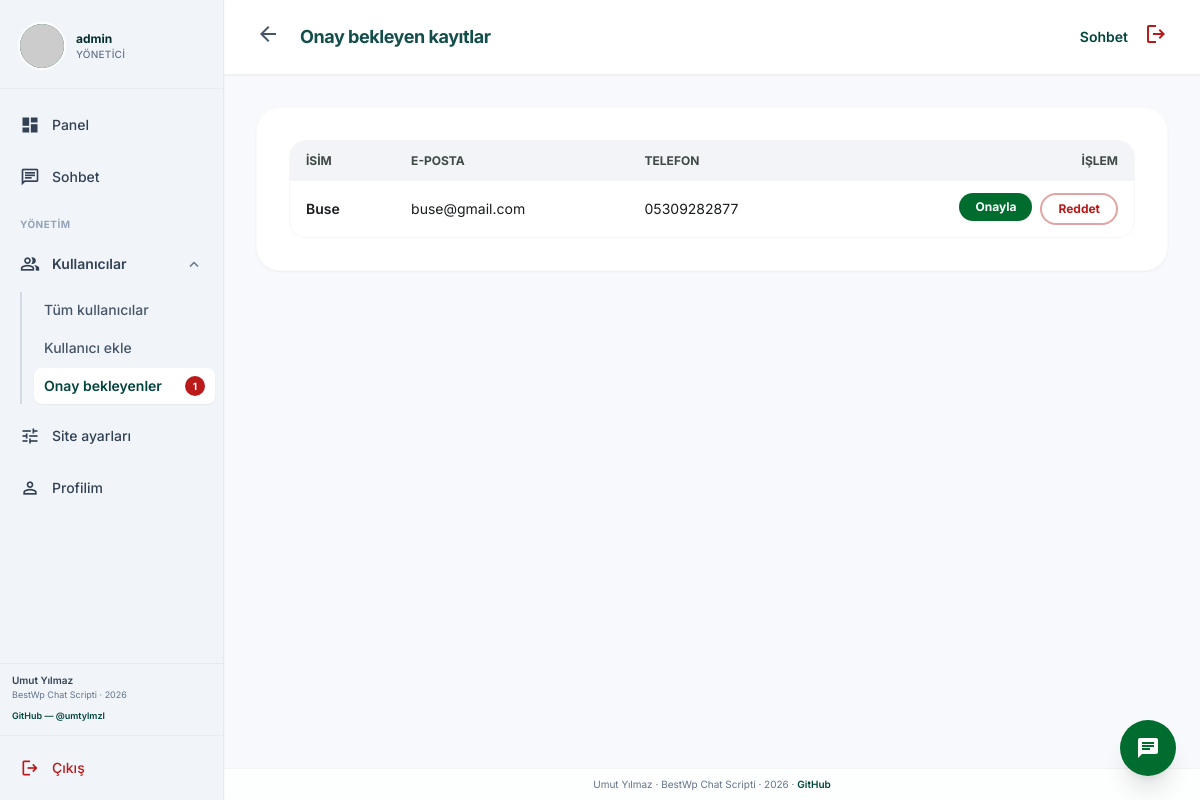
The page /onay-bekleyenler.php (signed in) on the database its author committed.
### tables this page shows
CREATE TABLE `kullanicilar` (
  `kul_id` int(11) NOT NULL,
  `kul_isim` varchar(200) DEFAULT NULL,
  `kul_mail` varchar(200) DEFAULT NULL,
  `kul_sifre` varchar(100) DEFAULT NULL,
  `kul_telefon` varchar(100) DEFAULT NULL,
  `kul_yetki` int(11) NOT NULL DEFAULT 0,
  `kul_onay` tinyint(1) NOT NULL DEFAULT 1 COMMENT '0=beklemede, 1=onaylı',
  `kul_totp_secret` varchar(128) DEFAULT NULL,
  `kul_totp_enabled` tinyint(1) NOT NULL DEFAULT 0,
  `kul_son_giris` datetime DEFAULT NULL
);

### fonksiyonlar.php (called while the page is built, shortened)
<?php
function bestwp_avatar_url($kul_id, $kul_isim)
{
	$seed = rawurlencode((string) $kul_id . '|' . (string) $kul_isim);
	return 'https://api.dicebear.com/7.x/initials/svg?seed=' . $seed . '&chars=2&fontWeight=600&backgroundType=gradientLinear';
}
function bestwp_pending_registrations_count(PDO $db)
{
	try {
		return (int) $db->query('SELECT COUNT(*) FROM kullanicilar WHERE COALESCE(kul_onay,1) = 0')->fetchColumn();
	} catch (Exception $e) {
		return 0;
	}
}
?>

### onay-bekleyenler.php (the view, shortened to what this page needs)
<?php
require_once 'islemler/baglan.php';
require_once 'fonksiyonlar.php';
	?>
	<?php
$admin_nav = 'onay';
$admin_heading = 'Onay bekleyen kayıtlar';
include __DIR__ . '/partials/admin_shell_top.php';
$sorgu = $db->prepare('SELECT * FROM kullanicilar WHERE COALESCE(kul_onay,1) = 0 ORDER BY kul_id DESC');
$sorgu->execute();
$bekleyen_list = $sorgu->fetchAll(PDO::FETCH_ASSOC);
?>
<div class="bg-white rounded-3xl border border-outline-variant/10 shadow-sm p-6 md:p-8">
	<?php if (empty($bekleyen_list)): ?>
	<p class="text-on-surface-variant text-center py-12">Bekleyen kayıt yok.</p>
	<?php else: ?>
	<div class="overflow-x-auto rounded-2xl border border-outline-variant/15">
		<table class="min-w-full text-sm text-left">
			<thead class="bg-surface-container-low text-xs font-bold uppercase text-on-surface-variant">
				<tr>
					<th class="px-4 py-3">İsim</th>
					<th class="px-4 py-3">E-posta</th>
					<th class="px-4 py-3">Telefon</th>
					<th class="px-4 py-3 text-right">İşlem</th>
				</tr>
			</thead>
			<tbody class="divide-y divide-outline-variant/10">
				<?php foreach ($bekleyen_list as $row): ?>
				<tr class="hover:bg-surface-container-low/40">
					<td class="px-4 py-3 font-semibold"><?php echo htmlspecialchars($row['kul_isim']); ?></td>
					<td class="px-4 py-3"><?php echo htmlspecialchars($row['kul_mail']); ?></td>
					<td class="px-4 py-3"><?php echo htmlspecialchars($row['kul_telefon'] ?? ''); ?></td>
					<td class="px-4 py-3 text-right">
						<div class="flex flex-wrap justify-end gap-2">
							<form action="islemler/ajax.php" method="post" class="inline">
								<button type="submit" name="kulonayla" class="rounded-full bg-secondary px-4 py-1.5 text-xs font-bold text-on-secondary hover:brightness-110">Onayla</button>
							</form>
							<form action="islemler/ajax.php" method="post" class="inline" onsubmit="return confirm('Bu kaydı reddetmek istediğinize emin misiniz?');">
								<button type="submit" name="kulreddet" class="rounded-full border-2 border-error/40 bg-white px-4 py-1.5 text-xs font-bold text-error hover:bg-error-container/20">Reddet</button>
							</form>
						</div>
					</td>
				</tr>
				<?php endforeach; ?>
			</tbody>
		</table>
	</div>
	<?php endif; ?>
</div>
<?php include __DIR__ . '/partials/admin_shell_bottom.php'; ?>

### partials/admin_shell_top.php (shortened to what this page needs)
<?php
$admin_nav = $admin_nav ?? '';
$admin_shell_mode = $admin_shell_mode ?? 'page';
$admin_page_title = $admin_page_title ?? (!empty($ayarcek['site_baslik']) ? $ayarcek['site_baslik'] : 'BestWp');
$admin_heading = $admin_heading ?? $admin_page_title;
$site_baslik_shell = !empty($ayarcek['site_baslik']) ? $ayarcek['site_baslik'] : 'BestWp';
$me_id_shell = (int) $_SESSION['kul_id'];
$kul_sorgu_shell = $db->prepare('SELECT * FROM kullanicilar WHERE kul_id = :id LIMIT 1');
$kul_sorgu_shell->execute(array('id' => $me_id_shell));
$me_shell = $kul_sorgu_shell->fetch(PDO::FETCH_ASSOC) ?: array();
$ben_avatar_shell = bestwp_avatar_url($me_id_shell, (string) ($me_shell['kul_isim'] ?? 'Admin'));
$bekleyen_shell = bestwp_pending_registrations_count($db);
$nav_panel = $admin_nav === 'panel'
	? 'flex items-center gap-3 px-3 py-2.5 rounded-xl bg-teal-100/90 text-teal-950 font-semibold text-sm shadow-sm border border-teal-200/50'
	: 'flex items-center gap-3 px-3 py-2.5 rounded-xl text-slate-700 hover:bg-slate-200/80 font-medium text-sm transition-colors';
$nav_sohbet = $admin_nav === 'sohbet'
	? 'flex items-center gap-3 px-3 py-2.5 rounded-xl bg-teal-100/90 text-teal-950 font-semibold text-sm shadow-sm border border-teal-200/50'
	: 'flex items-center gap-3 px-3 py-2.5 rounded-xl text-slate-700 hover:bg-slate-200/80 font-medium text-sm transition-colors';
$nav_ayar = $admin_nav === 'ayarlar'
	? 'flex items-center gap-3 px-3 py-2.5 rounded-xl bg-teal-100/90 text-teal-950 font-semibold text-sm shadow-sm border border-teal-200/50'
	: 'flex items-center gap-3 px-3 py-2.5 rounded-xl text-slate-700 hover:bg-slate-200/80 font-medium text-sm transition-colors';
$nav_profil = $admin_nav === 'profil'
	? 'flex items-center gap-3 px-3 py-2.5 rounded-xl bg-teal-100/90 text-teal-950 font-semibold text-sm shadow-sm border border-teal-200/50'
	: 'flex items-center gap-3 px-3 py-2.5 rounded-xl text-slate-700 hover:bg-slate-200/80 font-medium text-sm transition-colors';
$sub_kul_list = $admin_nav === 'kullanicilar' ? 'block py-2 px-2.5 rounded-lg text-sm bg-white text-primary font-semibold shadow-sm' : 'block py-2 px-2.5 rounded-lg text-sm text-slate-600 hover:bg-white hover:text-primary font-medium transition-colors';
$sub_kul_ekle = $admin_nav === 'kullaniciekle' ? 'block py-2 px-2.5 rounded-lg text-sm bg-white text-primary font-semibold shadow-sm' : 'block py-2 px-2.5 rounded-lg text-sm text-slate-600 hover:bg-white hover:text-primary font-medium transition-colors';
$sub_onay = $admin_nav === 'onay' ? 'flex items-center justify-between gap-2 py-2 px-2.5 rounded-lg text-sm bg-white text-primary font-semibold shadow-sm' : 'flex items-center justify-between gap-2 py-2 px-2.5 rounded-lg text-sm text-slate-600 hover:bg-white hover:text-primary font-medium transition-colors';
?>
<!DOCTYPE html>
<html class="light" lang="tr">
<head>
	<script src="https://cdn.tailwindcss.com?plugins=forms,container-queries"></script>
</head>
<body class="bg-background font-body text-on-surface antialiased flex h-screen overflow-hidden">
<aside id="admin-sidebar" class="admin-rail fixed left-0 top-0 z-40 bg-slate-100 h-screen w-56 flex flex-col border-r border-slate-200/80 shadow-sm transition-transform duration-200 ease-out max-md:-translate-x-full md:translate-x-0">
	<div class="px-3 pt-4 pb-3 border-b border-slate-200/60">
		<a href="index.php" class="flex items-center gap-3 min-w-0 rounded-xl p-2 hover:bg-white/80 transition-colors" title="Panel">
			<span class="w-11 h-11 rounded-full bg-primary-container overflow-hidden shadow-sm ring-2 ring-white flex-shrink-0">
				<img src="<?php echo htmlspecialchars($ben_avatar_shell); ?>" alt="" class="w-full h-full object-cover"/>
			</span>
			<div class="min-w-0 text-left">
				<p class="text-xs font-bold text-teal-950 truncate"><?php echo htmlspecialchars($me_shell['kul_isim'] ?? 'Admin'); ?></p>
				<p class="text-[10px] text-slate-500 font-medium uppercase tracking-wide">Yönetici</p>
			</div>
		</a>
	</div>
	<nav class="flex-1 overflow-y-auto py-3 px-2 space-y-1">
		<a href="index.php" class="<?php echo $nav_panel; ?>">
			<span class="material-symbols-outlined fill text-xl">dashboard</span>
			Panel
		</a>
		<a href="messenger.php" class="<?php echo $nav_sohbet; ?>">
			<span class="material-symbols-outlined text-xl">chat</span>
			Sohbet
		</a>
		<p class="px-3 pt-3 pb-1 text-[10px] font-bold text-slate-400 uppercase tracking-wider">Yönetim</p>
		<details class="group" open>
			<summary class="flex items-center gap-3 px-3 py-2.5 rounded-xl text-slate-700 hover:bg-slate-200/80 font-semibold text-sm cursor-pointer select-none transition-colors">
				<span class="material-symbols-outlined text-xl">group</span>
				<span class="flex-1 text-left">Kullanıcılar</span>
				<span class="material-symbols-outlined text-lg text-slate-500 admin-chevron">expand_more</span>
			</summary>
			<div class="mt-1 mb-2 ml-3 pl-3 border-l-2 border-slate-300/80 space-y-0.5">
				<a href="kullanicilar.php" class="<?php echo $sub_kul_list; ?>">Tüm kullanıcılar</a>
				<a href="kullaniciekle.php" class="<?php echo $sub_kul_ekle; ?>">Kullanıcı ekle</a>
				<a href="onay-bekleyenler.php" class="<?php echo $sub_onay; ?>">
					<span>Onay bekleyenler</span>
					<?php if ($bekleyen_shell > 0): ?>
					<span class="min-w-[1.25rem] h-5 px-1 bg-error text-white text-[10px] font-bold rounded-full flex items-center justify-center"><?php echo (int) $bekleyen_shell; ?></span>
					<?php endif; ?>
				</a>
			</div>
		</details>
		<a href="ayarlar.php" class="<?php echo $nav_ayar; ?>">
			<span class="material-symbols-outlined text-xl">tune</span>
			Site ayarları
		</a>
		<a href="profil.php" class="<?php echo $nav_profil; ?>">
			<span class="material-symbols-outlined text-xl">person</span>
			Profilim
		</a>
	</nav>
	<?php
	include __DIR__ . '/credit_sidebar.php';
	?>
	<div class="p-2 border-t border-slate-200/60 space-y-1">
		<a href="islemler/cikis.php" class="flex items-center gap-3 px-3 py-2.5 rounded-xl text-error hover:bg-red-50 font-medium text-sm transition-colors">
			<span class="material-symbols-outlined text-xl">logout</span>
			Çıkış
		</a>
	</div>
</aside>
<main class="flex-1 ml-0 md:ml-56 flex flex-col overflow-hidden min-w-0 w-full">
	<?php if ($admin_shell_mode === 'dashboard'): ?>
	<header class="sticky top-0 z-30 bg-white/90 backdrop-blur-xl flex flex-wrap justify-between items-center gap-4 w-full px-4 sm:px-6 py-3.5 shadow-sm border-b border-black/[0.06]">
		<div class="flex flex-wrap items-center gap-3 sm:gap-6 min-w-0">
			<button type="button" class="admin-nav-open md:hidden flex-shrink-0 p-2.5 rounded-xl text-slate-700 hover:bg-slate-100 border border-slate-200/80" aria-label="Menüyü aç">
				<span class="material-symbols-outlined text-2xl">menu</span>
			</button>
			<h1 class="text-base sm:text-lg font-bold text-teal-900 tracking-tight truncate min-w-0">
				<?php echo htmlspecialchars($site_baslik_shell); ?>
				<span class="text-secondary ml-2 font-normal text-sm opacity-75">Yönetim terminali</span>
			</h1>
			<div class="glass-search hidden md:flex items-center gap-2 px-4 py-2 rounded-full w-72 lg:w-96 border border-black/[0.06] focus-within:ring-2 focus-within:ring-primary/15">
				<span class="material-symbols-outlined text-outline text-lg">search</span>
				<input id="dash-filter" type="search" class="bg-transparent border-none focus:ring-0 text-sm w-full p-0 text-on-surface" placeholder="Kart veya kayıt ara…" autocomplete="off"/>
			</div>
		</div>
		<div class="flex items-center gap-4 flex-wrap">
			<div class="flex gap-2 text-slate-600">
				<a href="messenger.php?open=genel" class="p-2 rounded-full hover:bg-slate-100 hover:text-primary transition-colors" title="Forum"><span class="material-symbols-outlined">forum</span></a>
				<a href="onay-bekleyenler.php" class="p-2 rounded-full hover:bg-slate-100 hover:text-primary transition-colors relative" title="Onay bekleyenler">
					<span class="material-symbols-outlined">verified_user</span>
					<?php if ($bekleyen_shell > 0): ?>
					<span class="absolute -top-0.5 -right-0.5 min-w-[18px] h-[18px] px-1 bg-error text-white text-[10px] font-bold rounded-full flex items-center justify-center"><?php echo (int) $bekleyen_shell; ?></span>
					<?php endif; ?>
				</a>
				<a href="islemler/cikis.php" class="p-2 rounded-full hover:bg-red-50 text-error transition-colors" title="Çıkış"><span class="material-symbols-outlined">logout</span></a>
			</div>
			<div class="h-8 w-px bg-outline-variant/40 hidden sm:block"></div>
			<div class="flex items-center gap-2">
				<div class="text-right hidden sm:block">
					<p class="text-xs font-bold text-on-surface">Sistem</p>
					<p class="text-[10px] text-secondary font-semibold uppercase tracking-tight">Çalışıyor</p>
				</div>
				<div class="w-2 h-2 rounded-full bg-secondary animate-pulse flex-shrink-0"></div>
			</div>
		</div>
	</header>
	<?php else: ?>
	<header class="sticky top-0 z-30 bg-white/90 backdrop-blur-xl flex flex-wrap justify-between items-center gap-3 w-full px-4 sm:px-6 py-3.5 shadow-sm border-b border-black/[0.06]">
		<div class="flex items-center gap-2 sm:gap-3 min-w-0 flex-1">
			<a href="index.php" class="p-2 rounded-full text-slate-600 hover:bg-slate-100 hover:text-primary transition-colors shrink-0" title="Panele dön"><span class="material-symbols-outlined">arrow_back</span></a>
			<h1 class="text-base sm:text-lg font-bold text-teal-900 tracking-tight truncate min-w-0"><?php echo htmlspecialchars($admin_heading); ?></h1>
		</div>
		<div class="flex items-center gap-2">
			<a href="messenger.php" class="text-sm font-semibold text-primary hover:underline">Sohbet</a>
			<a href="islemler/cikis.php" class="p-2 rounded-full hover:bg-red-50 text-error transition-colors" title="Çıkış"><span class="material-symbols-outlined">logout</span></a>
		</div>
	</header>
	<?php endif; ?>
	<div class="flex-1 overflow-y-auto p-4 sm:p-6 md:p-8 <?php echo $admin_shell_mode === 'dashboard' ? 'space-y-8' : 'space-y-6'; ?>">

### partials/admin_shell_top.php (style rules this page uses)
.material-symbols-outlined { font-variation-settings: 'FILL' 0, 'wght' 400, 'GRAD' 0, 'opsz' 24; }
.material-symbols-outlined.fill { font-variation-settings: 'FILL' 1, 'wght' 400, 'GRAD' 0, 'opsz' 24; }
.admin-rail details > summary { list-style: none; }
.admin-rail details[open] .admin-chevron { transform: rotate(180deg); }
.admin-chevron { transition: transform 0.2s ease; }

### rows shown on the page
kullanicilar: kul_isim "admin"
kullanicilar: kul_isim "Buse", kul_mail "buse@gmail.com", kul_telefon "05309282877"

### other values the page prints
$bekleyen_shell "1"
$admin_heading "Onay bekleyen kayıtlar"
